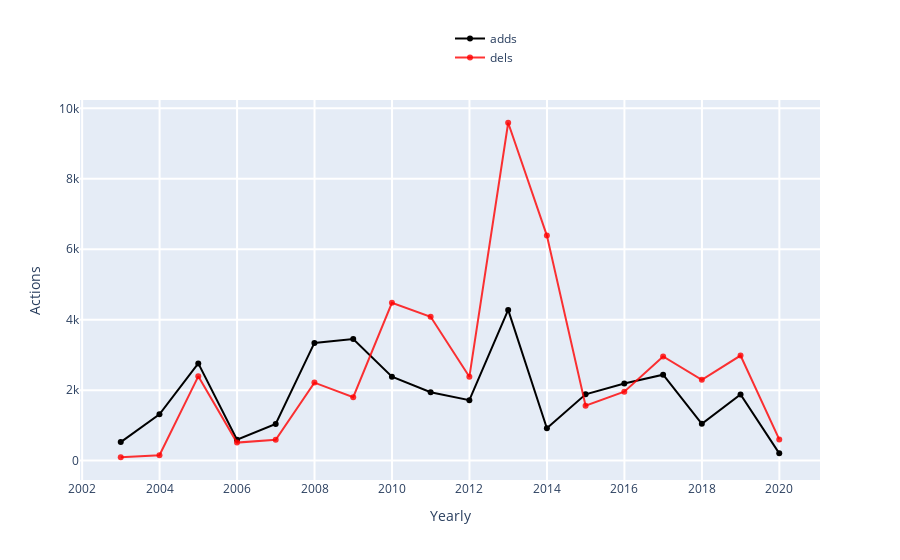

Notebook code for this chart:
### Markdown cell above
### <span style="color:green"> TRY YOURSELF! THIS IS WHAT WILL HAPPEN WHEN YOU CLICK 'Show Actions Details' BUTTON </span>

### Code cell
### ----------------------------------------------------------------------------------- ###
### TRY YOURSELF! THIS IS WHAT WILL HAPPEN WHEN YOU CLICK 'Show Actions Details' BUTTON ###
### ----------------------------------------------------------------------------------- ###

## This is the page you used ##
print('The page that is being used:', the_page['title'])

## Continue to use our data from A.1; first convert the date to the type datetime ##
total_actions['year_month'] = pd.to_datetime(total_actions['year_month'])
%store total_actions

## visualization, core visual code lies in ActionsListener, then the interact function    ##
## make it interactive, mode details see:                                                 ##
## https://github.com/gesiscss/wikiwho_demo/blob/master/visualization/actions_listener.py ##

# Define a ActionsListener instance
actions_listener = ActionsListener(total_actions)

# Which types do those actions have?
actions_types = (total_actions.columns[4:16]).values.tolist()

# Visualization: try yourself by coding!
begin_date = date(2002, 3, 1)
end_date = date(2019, 4, 1)
editor_name = 'All'
frequency = 'Yearly' # 'Monthly'
black_line = 'adds' # Choose one from 'actions_types'. Note that 'black_line doesn't have 'None' option but others have.
red_line = 'dels'
blue_line = 'None'
green_line = 'None'

actions_listener.listen(
    _range = (begin_date, end_date),
    editor = editor_name,
    granularity = frequency,
    black = black_line,
    red = red_line,
    blue = blue_line,
    green = green_line
)

### Figure 1 — Plotly figure (JSON) as saved in the notebook; plotly's stock layout.template omitted (floating-point values rounded to 4 significant figures)
{"data": [{"marker": {"color": "rgba(0, 0, 0, 1)"}, "name": "adds", "type": "scatter", "x": ["2002-12-31T00:00:00", "2003-12-31T00:00:00", "2004-12-31T00:00:00", "2005-12-31T00:00:00", "2006-12-31T00:00:00", "2007-12-31T00:00:00", "2008-12-31T00:00:00", "2009-12-31T00:00:00", "2010-12-31T00:00:00", "2011-12-31T00:00:00", "2012-12-31T00:00:00", "2013-12-31T00:00:00", "2014-12-31T00:00:00", "2015-12-31T00:00:00", "2016-12-31T00:00:00", "2017-12-31T00:00:00", "2018-12-31T00:00:00", "2019-12-31T00:00:00"], "y": [525, 1314, 2759, 593, 1039, 3340, 3454, 2383, 1940, 1714, 4278, 915, 1881, 2187, 2438, 1044, 1875, 206]}, {"marker": {"color": "rgba(255, 0, 0, .8)"}, "name": "dels", "type": "scatter", "x": ["2002-12-31T00:00:00", "2003-12-31T00:00:00", "2004-12-31T00:00:00", "2005-12-31T00:00:00", "2006-12-31T00:00:00", "2007-12-31T00:00:00", "2008-12-31T00:00:00", "2009-12-31T00:00:00", "2010-12-31T00:00:00", "2011-12-31T00:00:00", "2012-12-31T00:00:00", "2013-12-31T00:00:00", "2014-12-31T00:00:00", "2015-12-31T00:00:00", "2016-12-31T00:00:00", "2017-12-31T00:00:00", "2018-12-31T00:00:00", "2019-12-31T00:00:00"], "y": [95, 153, 2391, 511, 591, 2214, 1800, 4481, 4084, 2379, 9591, 6387, 1556, 1958, 2957, 2292, 2982, 601]}], "layout": {"barmode": "group", "hovermode": "closest", "legend": {"x": 0.5, "y": 1.2}, "showlegend": true, "xaxis": {"gridwidth": 2, "ticklen": 5, "title": {"text": "Yearly"}, "zeroline": true}, "yaxis": {"gridwidth": 2, "ticklen": 5, "title": {"text": "Actions"}}}}
